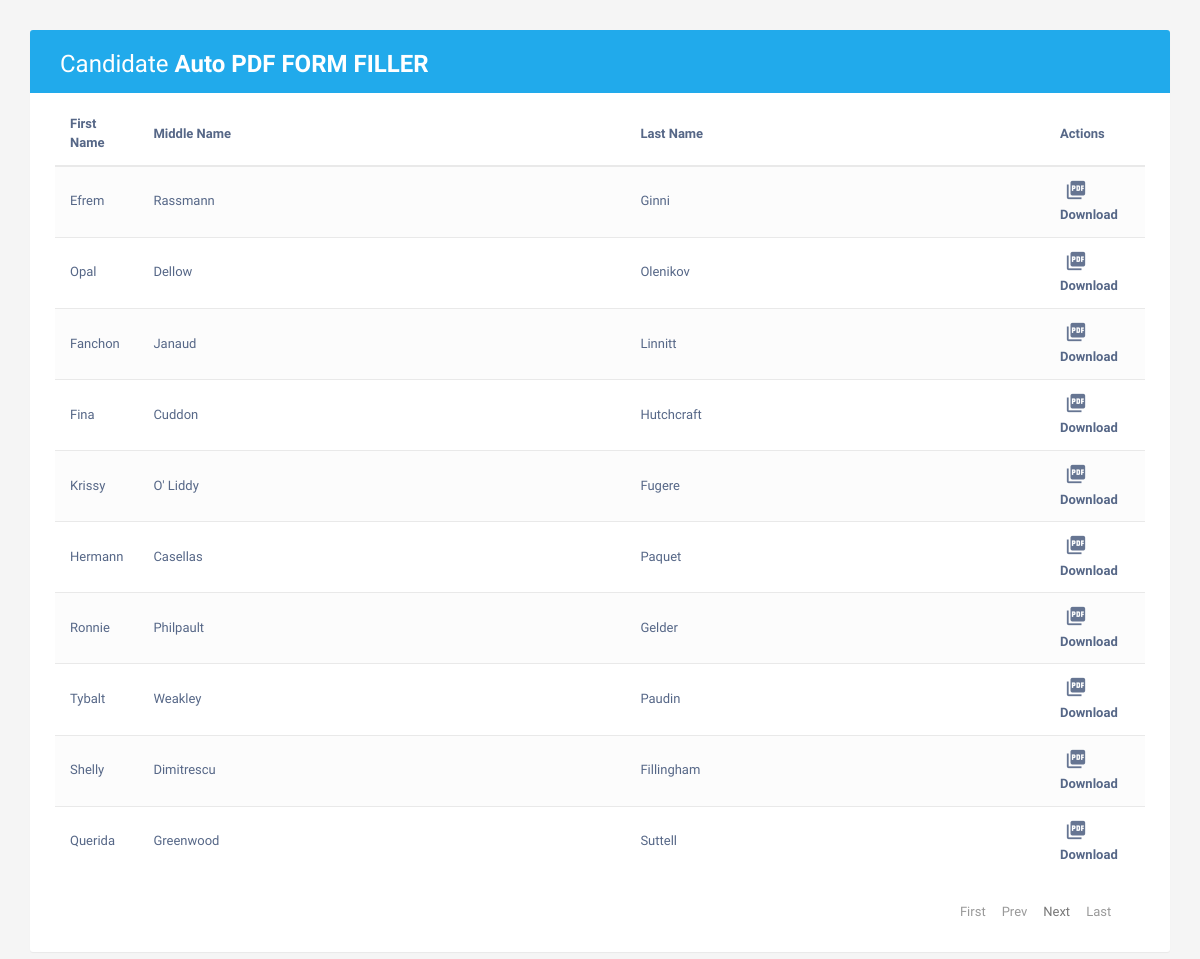
The page /index.php?pageno=100 on the database its author committed.
### tables this page shows
CREATE TABLE IF NOT EXISTS `users` (
  `id` bigint(30) NOT NULL AUTO_INCREMENT,
  `firstname` varchar(65) NOT NULL,
  `middlename` varchar(255) NOT NULL,
  `lastname` varchar(255) NOT NULL,
  PRIMARY KEY (`id`)
);

### index.php (the view, shortened to what this page needs)
<!DOCTYPE html>
<html lang="en">
<head>
<link rel="stylesheet" href="https://maxcdn.bootstrapcdn.com/font-awesome/4.7.0/css/font-awesome.min.css">
<link rel="stylesheet" href="https://maxcdn.bootstrapcdn.com/bootstrap/3.3.7/css/bootstrap.min.css">
</head>
<body>
    <div class="container">
        <div class="table-wrapper">
            <div class="table-title">
                <div class="row">
                    <div class="col-sm-6">
						<h2>Candidate <b>Auto PDF FORM FILLER</b></h2>
					</div>
                </div>
            </div>
			<?php
	require_once("_dbConfig.php");
			  if (isset($_GET['pageno'])) {
            $pageno = $_GET['pageno'];
        } else {
            $pageno = 1;
        }
        $no_of_records_per_page = 10;
        $offset = ($pageno-1) * $no_of_records_per_page;
			  $total_pages_sql = "SELECT COUNT(*) FROM users";
        $result = mysqli_query($connection,$total_pages_sql);
        $total_rows = mysqli_fetch_array($result)[0];
        $total_pages = ceil($total_rows / $no_of_records_per_page);
			   $sql = mysqli_query($connection,"SELECT * from users LIMIT $offset, $no_of_records_per_page") or   die(mysqli_error($connection));
			?>
            <table class="table table-striped table-hover">
                <thead>
                    <tr>
                        <th>First Name</th>
                        <th>Middle Name</th>
						<th>Last Name</th>
                        <th>Actions</th>
                    </tr>
                </thead>
                <tbody>
				<?php
while( $row = mysqli_fetch_array( $sql) ) {
					?>
                    <tr>
                        <td><?php echo $row['firstname']?></td>
						<td><?php echo $row['middlename']?></td>
						<td><?php echo $row['lastname']?></td>
                         <td><a href="download.php?id=<?php echo $row['id']; ?>"><i class="material-icons"></i>Download</a></td>
                        </tr>
                   <?php
}
				   ?></tbody>
            </table>
			<div class="clearfix">
				 <ul class="pagination">
        <li><a class="page-item" href="index.php?pageno=1">First</a></li> &nbsp;&nbsp;
        <li class="<?php if($pageno <= 1){ echo 'disabled'; } ?>">
            <a  class="page-item"href="<?php if($pageno <= 1){ echo '#'; } else { "?pageno=".($pageno - 1); } ?>">Prev</a>
        </li>&nbsp;&nbsp;
        <li class="<?php if($pageno >= $total_pages){ echo 'disabled'; } ?>">
            <a  class="page-item" href="<?php if($pageno >= $total_pages){ echo '#'; } else { echo "?pageno=".($pageno + 1); } ?>">Next</a>
        </li>&nbsp;&nbsp;
        <li><a class="page-item" href="index.php?pageno=<?php echo $total_pages; ?>">Last</a></li>
    </ul>
            </div>
        </div>
    </div>
</body>
</html>

### index.php (style rules this page uses)
body { color: #566787; background: #f5f5f5; font-family: 'Varela Round', sans-serif; font-size: 13px; }
.table-wrapper { background: #fff; padding: 20px 25px; margin: 30px 0; border-radius: 3px; box-shadow: 0 1px 1px rgba(0,0,0,.05); }
.table-title { padding-bottom: 15px; background: #21aaeb; color: #fff; padding: 16px 30px; margin: -20px -25px 10px; border-radius: 3px 3px 0 0; }
.table-title h2 { margin: 5px 0 0; font-size: 24px; }
table.table tr th, table.table tr td { border-color: #e9e9e9; padding: 12px 15px; vertical-align: middle; }
table.table tr th:first-child { width: 60px; }
table.table tr th:last-child { width: 100px; }
table.table-striped tbody tr:nth-of-type(odd) { background-color: #fcfcfc; }
table.table td:last-child i { opacity: 0.9; font-size: 22px; margin: 0 5px; }
table.table td a { font-weight: bold; color: #566787; display: inline-block; text-decoration: none; outline: none !important; }
table.table td i { font-size: 19px; }
.pagination { float: right; margin: 0 0 5px; }
.pagination li a { border: none; font-size: 13px; min-width: 30px; min-height: 30px; color: #999; margin: 0 2px; line-height: 30px; border-radius: 2px !important; text-align: center; padding: 0 6px; }

### rows shown on the page
users: firstname "Efrem", middlename "Rassmann", lastname "Ginni"
users: firstname "Opal", middlename "Dellow", lastname "Olenikov"
users: firstname "Fanchon", middlename "Janaud", lastname "Linnitt"
users: firstname "Fina", middlename "Cuddon", lastname "Hutchcraft"
users: firstname "Krissy", middlename "O' Liddy", lastname "Fugere"
users: firstname "Hermann", middlename "Casellas", lastname "Paquet"
users: firstname "Ronnie", middlename "Philpault", lastname "Gelder"
users: firstname "Tybalt", middlename "Weakley", lastname "Paudin"
users: firstname "Shelly", middlename "Dimitrescu", lastname "Fillingham"
users: firstname "Querida", middlename "Greenwood", lastname "Suttell"
